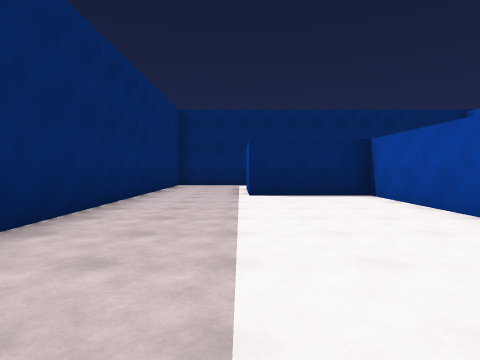
view 1 (above)

16 first-person views from a walk through a Unity game level. The camera is 1.3 m above the floor, tilts 2° down and sees 75° across. The floor is counted in squares, 2 m on a side. Each view is taken from the middle of a square. On the plan, view 1 faces up. The plan holds only what a view shows up to about 10 squares ahead; the rest is blank. The place goes on beyond the plan. The player character is not drawn.

view 2
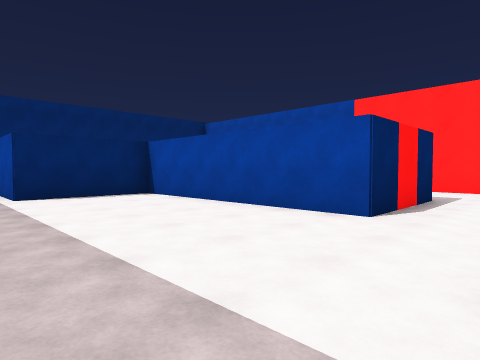

view 3
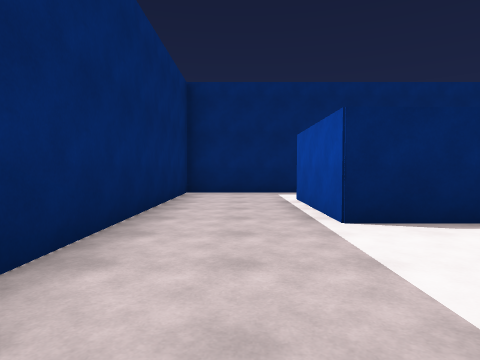

view 4
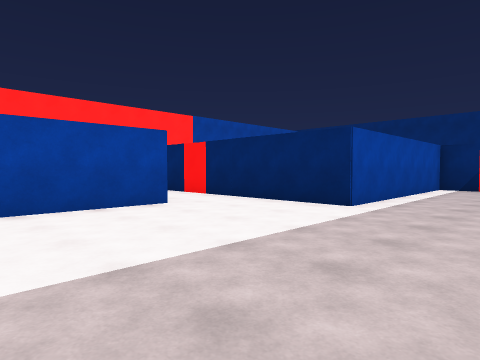

view 5
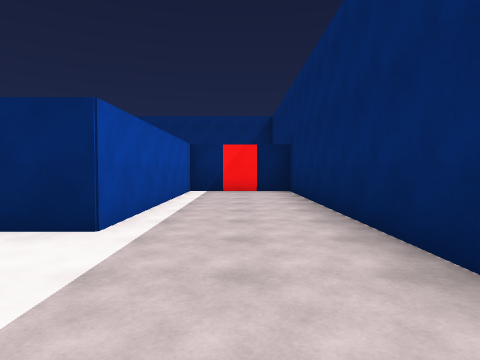

view 6
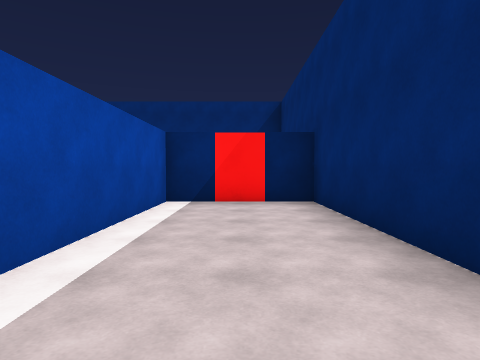

view 7
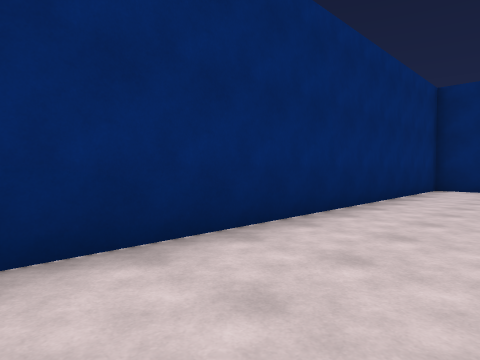

view 8
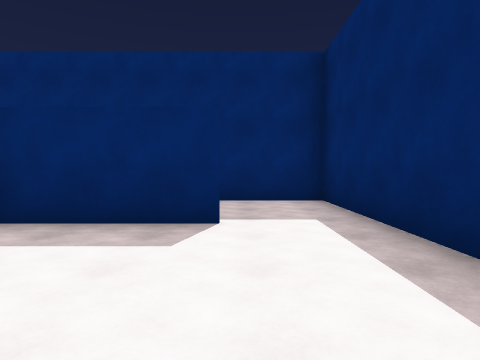

view 9
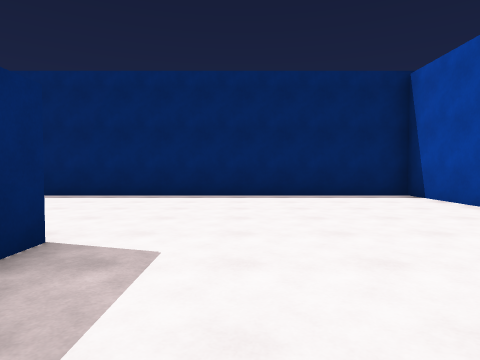

view 10
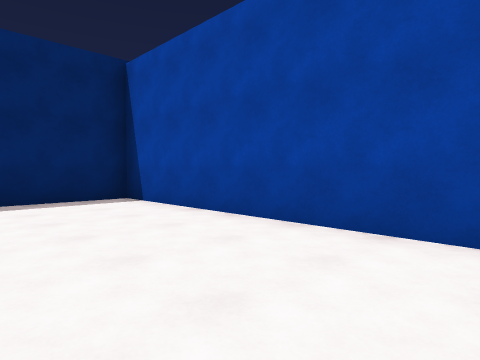

view 11
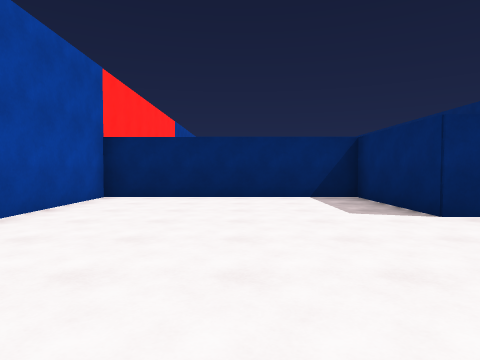

view 12
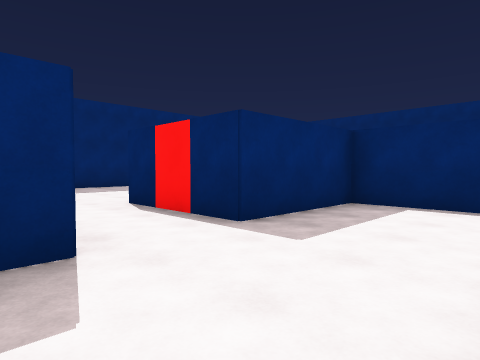

view 13
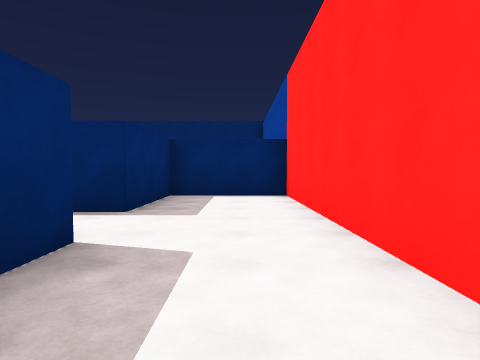

view 14
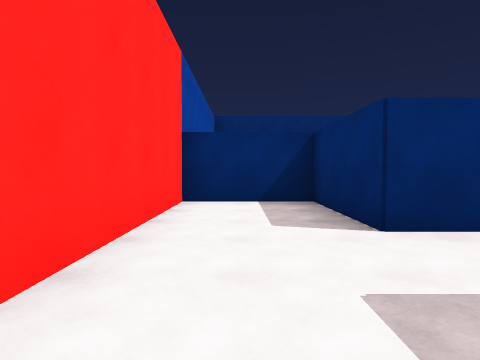

view 15
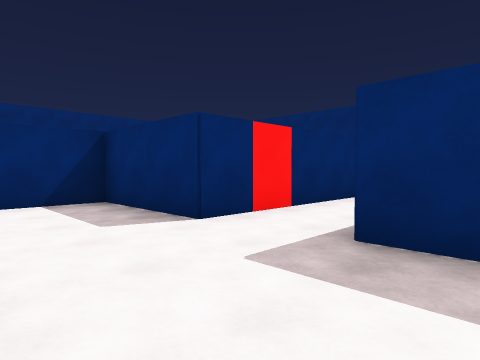

view 16
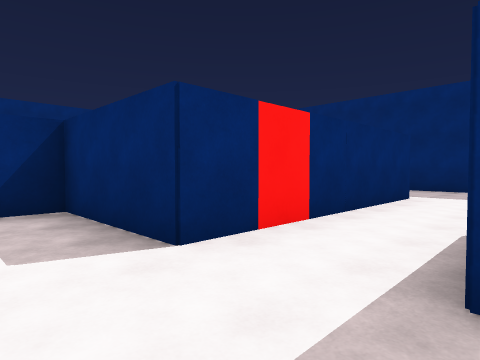

### Floor plan
Ten units are one square. View 1 is at (0, 0); x grows to the right and y downward. Boxes are objects, and circles mark ways between rooms. Rooms are numbered by the first view taken in them; rooms with no view inside come last. Other rooms are left out.
<svg viewBox="-30 -132 127 199">
<path fill="none" stroke="#000" d="M32 -17 32 -77 2 -77 2 -108M-5 -127 -25 -127 -25 62 5 62 5 2 25 2M28 -78 33 -78 33 -48 92 -48M3 -108 3 -81M92 -50 92 -127 -5 -127M25 2 65 2 65 32 92 32 92 -50M92 -47 63 -47 63 -17 32 -17"/>
<circle cx="0" cy="-115" r="3" fill="#2a7"/>
<circle cx="35" cy="-5" r="3" fill="#2a7"/>
<text x="0" y="-30">1</text>
<text x="50" y="-90">2</text>
<text x="70" y="0">3</text>
</svg>
Room 1 opens to room 2. Room 1 opens to room 3.

Where each view was taken, in squares from view 1:
view 1: 0 up, 0 right, facing up
view 2: 0 up, 1 left, facing up-right
view 3: 4 up, 1 left, facing up
view 4: 5 up, 2 left, facing down-right
view 5: 3 up, 1 left, facing down
view 6: 0 up, 1 left, facing down
view 7: 2 up, 0 right, facing up-left
view 8: 11 up, 4 right, facing left
view 9: 5 up, 5 right, facing up
view 10: 6 up, 6 right, facing up-right
view 11: 12 up, 6 right, facing down
view 12: 1 down, 9 right, facing up-left
view 13: 3 down, 8 right, facing up
view 14: 3 up, 8 right, facing down
view 15: 3 up, 9 right, facing down-left
view 16: 2 up, 8 right, facing down-left
